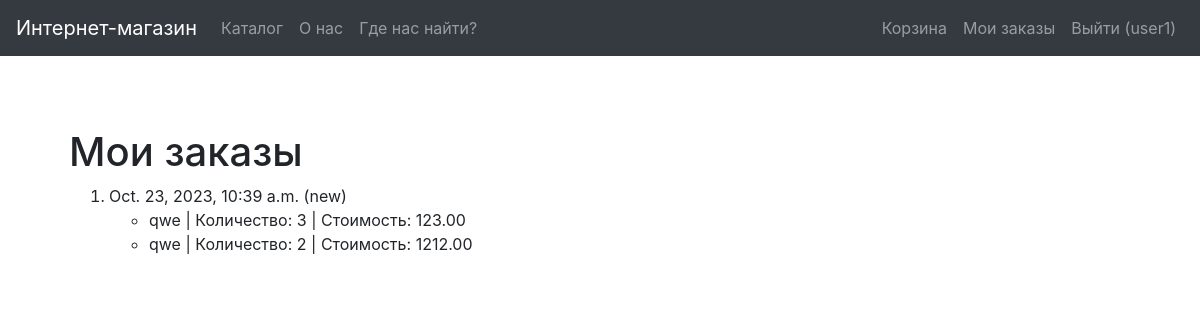
The page /orders (signed in) on the database as committed earlier.
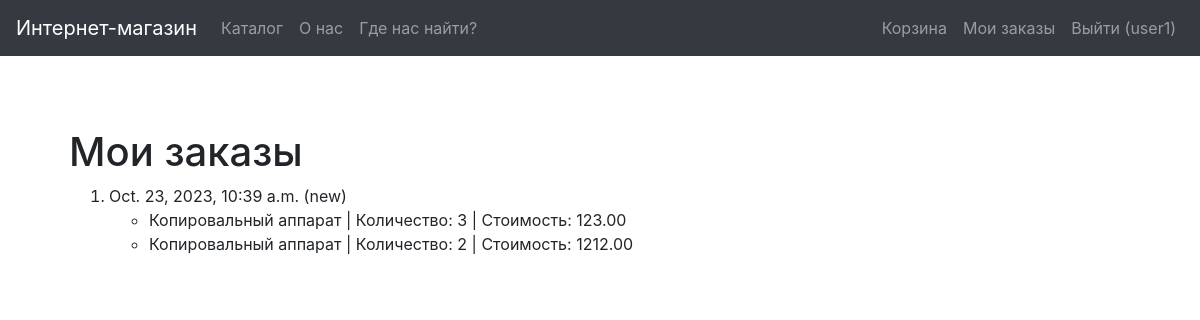
The same page on the database as committed later.
### demo/models.py (models this page shows, shortened)
class ItemInOrder(models.Model):
    order = models.ForeignKey(Order, verbose_name='Заказ', on_delete=models.CASCADE)
    product = models.ForeignKey(Product, verbose_name='Товар', on_delete=models.CASCADE)
    count = models.IntegerField(verbose_name='Количество', blank=False, default=0)
    price = models.DecimalField(verbose_name='Стоимость', max_digits=10, decimal_places=2, blank=False,
                                default=0.00)

class Product(models.Model):
    name = models.CharField(max_length=254, verbose_name='Имя', blank=False)
    date = models.DateTimeField(verbose_name='Дата добавления', auto_now_add=True)
    photo_file = models.ImageField(max_length=254, upload_to=get_name_file,
                                   blank=True, null=True,
                                   validators=[FileExtensionValidator(allowed_extensions=['png', 'jpg', 'jpeg'])])
    year = models.IntegerField(verbose_name='Год производства', blank=True)
    country = models.CharField(max_length=254, verbose_name='Страна производства', blank=True)
    price = models.DecimalField(verbose_name='Стоимость', max_digits=10, decimal_places=2, blank=False,
                                default=0.00)
    count = models.IntegerField(verbose_name='Количество', blank=False, default=1)
    category = models.ForeignKey('Category', verbose_name='Категория', on_delete=models.CASCADE)

### demo/views.py (the view)
# urls.py: path('orders', OrderListView.as_view(), name='orders'),
class OrderListView(LoginRequiredMixin, generic.ListView):
    model = Order
    template_name = 'demo/orders.html'
    def get_queryset(self):
        return Order.objects.filter(user=self.request.user).order_by('-date')

### templates/demo/orders.html
{% extends "base.html" %}
{% block content %}
    <h1>Мои заказы</h1>
    {% if order_list %}
        <ol>
            {% for order in order_list %}
                <li>
                    {{ order.date }} ({{ order.status }})
                    {% if order.iteminorder_set.all %}
                        <ul>
                            {% for item in order.iteminorder_set.all %}
                                <li>{{ item.product.name }} | Количество: {{ item.count }} |
                                    Стоимость: {{ item.price }} </li>
                            {% endfor %}
                        </ul>
                    {% endif %}
                </li>
            {% endfor %}
        </ol>
    {% else %}
        <p>У вас пока нет заказов</p>
    {% endif %}
{% endblock %}

Rows that differ between the two databases and show on the page:
changed through a linked row, ItemInOrder (number 1 of 2 on the later page): product.name "qwe" → "Копировальный аппарат"
changed through a linked row, ItemInOrder (number 2 of 2 on the later page): product.name "qwe" → "Копировальный аппарат"
